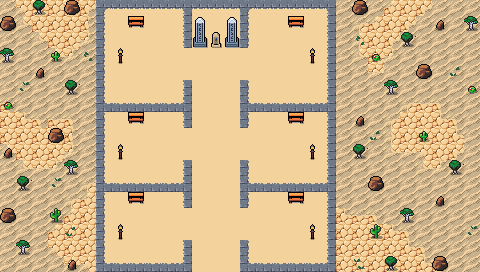

The image is a tile-based game level rendered from a .tmx file. Its description and source (layers, tilesets, objects; grid data summarised) follow:
An orthogonal 30x17 tile map with 16x16 px tiles, 4 tile layers (Collision, Background, Walls and Ground, Clutter), 2 tilesets and 13 objects.

<map version="1.10" tiledversion="1.10.1" orientation="orthogonal" renderorder="right-down" width="30" height="17" tilewidth="16" tileheight="16" infinite="0" nextlayerid="7" nextobjectid="71">
 <editorsettings>
  <export target="wastetown..tmx" format="tmx" />
 </editorsettings>
 <tileset firstgid="1" source="../../../../common/maps/tileset/main.tsx" />
 <tileset firstgid="10113" source="../../../../common/maps/tileset/buildings.tsx" />
 <layer id="6" name="Collision" width="30" height="17">
  <data>[510 cells, 110 non-empty, 9 distinct tile ids]</data>
 </layer>
 <layer id="1" name="Background" width="30" height="17">
  <data>[510 cells, 510 non-empty, 3 distinct tile ids]</data>
 </layer>
 <layer id="2" name="Walls and Ground" width="30" height="17">
  <data>[510 cells, 208 non-empty, 28 distinct tile ids]</data>
 </layer>
 <layer id="3" name="Clutter" width="30" height="17">
  <properties>
   <property name="spriteLayer" type="bool" value="true" />
  </properties>
  <data>[510 cells, 55 non-empty, 13 distinct tile ids]</data>
 </layer>
 <objectgroup id="4" name="Objects">
  <object id="38" template="../../../../common/maps/obj/entry_up.tx" x="192" y="281" width="48" height="16">
   <properties>
    <property name="teleport" value="" />
   </properties>
  </object>
  <object id="48" template="../../../../common/maps/obj/treasure.tx" x="109.504" y="99.3562" />
  <object id="52" template="../../../../common/maps/obj/gold.tx" x="309.163" y="97.8565" />
  <object id="56" template="../../../../common/maps/obj/enemy.tx" x="209.435" y="97.0941">
   <properties>
    <property name="enemy" value="Angel Warrior" />
    <property name="threatRange" type="int" value="20" />
   </properties>
  </object>
  <object id="57" template="../../../../common/maps/obj/enemy.tx" x="207.184" y="67.9197">
   <properties>
    <property name="enemy" value="Holy Paladin" />
    <property name="threatRange" type="int" value="20" />
    <property name="waypoints" value="70,69" />
</properties>
  </object>
  <object id="58" template="../../../../common/maps/obj/enemy.tx" x="128.648" y="137.313">
   <properties>
    <property name="enemy" value="Monk" />
    <property name="threatRange" type="int" value="20" />
   </properties>
  </object>
  <object id="59" template="../../../../common/maps/obj/enemy.tx" x="286.626" y="137.313">
   <properties>
    <property name="enemy" value="Apprentice White Wizard" />
    <property name="threatRange" type="int" value="20" />
   </properties>
  </object>
  <object id="60" template="../../../../common/maps/obj/enemy.tx" x="287.292" y="215.969">
   <properties>
    <property name="enemy" value="Apprentice White Wizard" />
    <property name="threatRange" type="int" value="20" />
   </properties>
  </object>
  <object id="61" template="../../../../common/maps/obj/enemy.tx" x="128.648" y="217.969">
   <properties>
    <property name="enemy" value="Cleric" />
    <property name="threatRange" type="int" value="20" />
   </properties>
  </object>
  <object id="62" template="../../../../common/maps/obj/booster.tx" x="268.03" y="102.547">
   <properties>
    <property name="reward">[
  {
    "editions": [ "ONS", "LGN", "SCG" ],
    "type": "card",
    "count": 10,
    "colors": [ "white" ],
    "rarity": [ "Common" ]
  },
  {
    "editions": [ "ONS", "LGN", "SCG" ],
    "type": "card",
    "count": 3,
    "colors": [ "white" ],
    "rarity": [ "Uncommon" ]
  },
  {
    "editions": [ "ONS", "LGN", "SCG" ],
    "type": "card",
    "count": 1,
    "colors": [ "white" ],
    "rarity": [ "Rare" ]
  }
]
</property>
   </properties>
  </object>
  <object id="67" template="../../../../common/maps/obj/manashards.tx" x="107.973" y="135.78" />
  <object id="69" template="../../../../common/maps/obj/waypoint.tx" x="150.7" y="76.0975" />
  <object id="70" template="../../../../common/maps/obj/waypoint.tx" x="274.812" y="73.3847" />
 </objectgroup>
</map>
